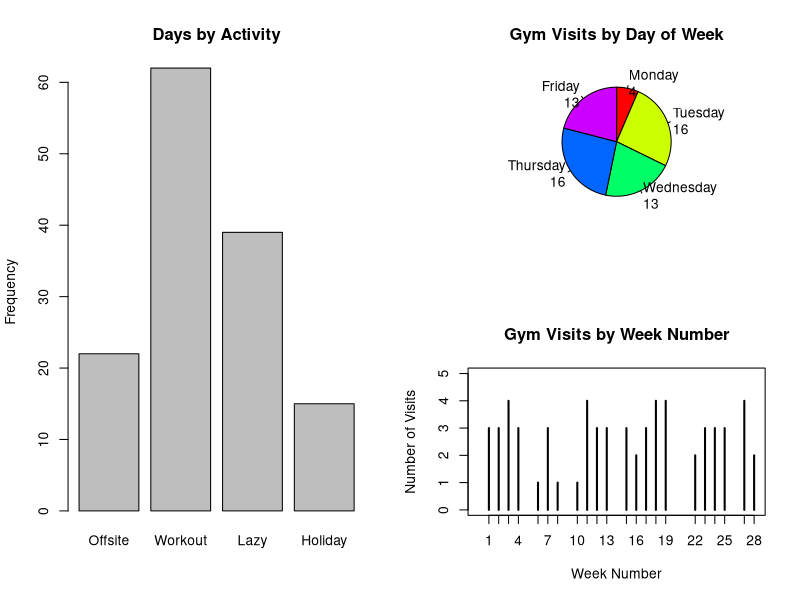

Write the R code that produced this figure.
#
#   GYM TRACKER
#   Visualises my gym activities using data collected in the db\ folder.
#
#   PLEASE NOTE
#   This script assumes the project root folder is also the current working
#   directory.
#

    # SECTION ONE ---------------------------------------------------------
    # Prep data -----------------------------------------------------------

    # Import raw data.
    gym_visits <- read.csv("./db/gym-visits.csv")
    gym_visit_types <- read.csv("./db/gym-visit-types.csv")
    days_of_week <- read.csv("./db/days-of-week.csv")

    # Add visit descriptions.
    gym_visits$gym_visit_type_description <- factor(
        gym_visits$gym_visit_type,
        levels = gym_visit_types$gym_visit_type,
        labels = gym_visit_types$gym_visit_type_description
    )

    # Add days of the week.
    gym_visits$day_of_week_name <- factor(
        gym_visits$day_of_week,
        order = TRUE,
        levels = days_of_week$day_of_week,
        labels = days_of_week$day_of_week_name
    )

    # Extract only the days where I attended the gym.
    # Used in two of the charts below.
    gym_visits_workout <- gym_visits[gym_visits$gym_visit_type == "1", ]



    # SECTION TWO ---------------------------------------------------------
    # Display data --------------------------------------------------------

    # Three charts will be displayed together.
    opar <- par(no.readonly = TRUE)
    layout(matrix(c(1, 2, 1, 3), 2, 2, byrow = TRUE))


    # Graph: Days by type.
    # Saturdays and Sundays are included in the raw data, but the gym isn't open.
    gym_visits_weekdays <- gym_visits[gym_visits$day_of_week < 6, ]
    barplot(
        table(gym_visits_weekdays$gym_visit_type_description),
        main="Days by Activity",
        ylab = "Frequency"
    )

    # Graph: Visits by day.
    # Ok to exclude weekends, the work gym is closed.
    weekend <- c("Saturday", "Sunday")
    by_day_table <- table(gym_visits_workout$day_of_week_name, exclude = weekend)
    by_day_label <- paste(names(by_day_table), "\n", by_day_table, sep = "")
    pie(
        by_day_table,
        labels = by_day_label,
        main = "Gym Visits by Day of Week",
        col = rainbow(length(by_day_label)),
        clockwise = TRUE
    )

    # Graph: Visits by weeknumber.
    plot(
        table(gym_visits_workout$week_number),
        main = "Gym Visits by Week Number",
        xlab = "Week Number",
        ylab = "Number of Visits",
        xlim = c(0, 28),
        ylim = c(0, 5)
    )


    # Display output.
    par(opar)
